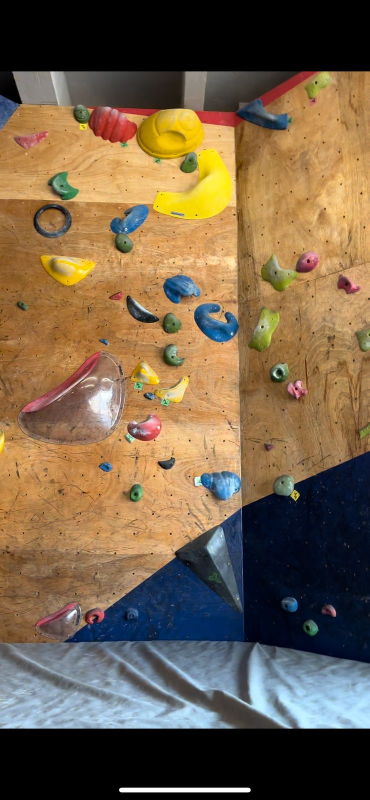
#> input picture input_images/foto_19.jpg, 739 x 1600 px, found by its file name (shown at 1/2 size)
$ python teste.py   (older library calls are emulated)
#> lines starting #> are read from the running program, lines starting #| are printed output that depends on the picture
import cv2
import numpy as np
import matplotlib
matplotlib.use('TkAgg')
import matplotlib.pyplot as plt
from math import pi
import os

# Cria uma imagem de teste simples - um quadrado branco em fundo preto
imagem = np.zeros((200, 200), dtype=np.float32)
imagem[50:150, 50:150] = 1.0

# Definindo os parametros do filtro de Gabor
# thetas = [0, pi/4, pi/2, 3 * (pi / 4)]  # Orientacoes
thetas = [0]  # Orientacoes
psis = [0]  # Fases
lambdas = [1, 2, 4, 8, 16, 32, 64, 128, 256]  # Comprimentos de onda
sigma = 5.0  # Desvio padrao da gaussiana
gamma = 0.5  # Relacao de aspecto espacial

# Funcao para aplicar o filtro de Gabor e retornar a resposta
def aplicar_gabor(img, theta, psi, lambd, sigma, gamma):
    # Cria o kernel do filtro de Gabor
    kernel = cv2.getGaborKernel(
        (31, 31),  # Tamanho do kernel
        sigma,     # Desvio padrao
        theta,     # Orientacao
        lambd,     # Comprimento de onda
        gamma,     # Relacao de aspecto
        psi,       # Fase
        ktype=cv2.CV_32F
    )

    # Normaliza o kernel para visualizacao
    kernel_normalizado = kernel / kernel.max()

    # Aplica o filtro na imagem
    imagem_filtrada = cv2.filter2D(img, cv2.CV_32F, kernel)

    return kernel_normalizado, imagem_filtrada

# Cria a pasta para salvar as imagens, se não existir
if not os.path.exists("imagens_filtro"):
    os.makedirs("imagens_filtro")

if not os.path.exists("kernels"):
    os.makedirs("kernels")

# Para cada combinacao de parametros, aplica o filtro e salva os resultados
for i, theta in enumerate(thetas):
    for j, psi in enumerate(psis):
        for k, lambd in enumerate(lambdas):
            # Aplica o filtro de Gabor
            kernel, filtrada = aplicar_gabor(imagem, theta, psi, lambd, sigma, gamma)

            # Salva o kernel do filtro
            plt.figure(figsize=(8, 8))
            plt.imshow(kernel, cmap='gray')
            plt.title(f'Kernel - theta={theta:.2f}, psi={psi:.2f}, lambda={lambd}')
            plt.axis('off')
            plt.savefig(f'kernels/kernel_theta_{theta:.2f}_psi_{psi:.2f}_lambda_{lambd}.png')
            plt.close()

# Versao alternativa usando uma imagem real
# Carrega uma imagem real em escala de cinza
imagem_real = cv2.imread('cropped_images/foto_19.jpg', cv2.IMREAD_GRAYSCALE)
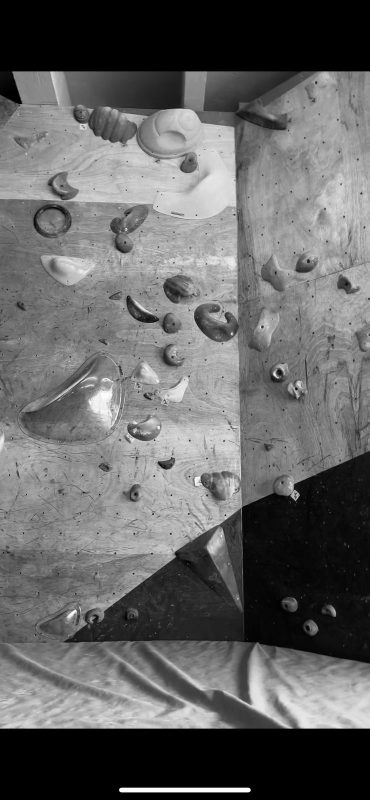
#> imagem_real: shape (1600, 739) (shown at 1/2 size); min 0, max 255, mean 101.6
if imagem_real is not None:
    # Redimensiona para um tamanho adequado
    imagem_real = cv2.resize(imagem_real, (200, 200))
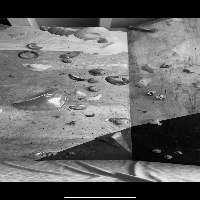
#> imagem_real: shape (200, 200); min 0, max 255, mean 101.3
    imagem_real = imagem_real.astype(np.float32) / 255.0  # Normaliza para [0,1]

    # Salva a imagem original real
    plt.figure(figsize=(8, 8))
    plt.imshow(imagem_real, cmap='gray')
    plt.title('Imagem Original Real')
    plt.axis('off')
    plt.savefig('imagens_filtro/imagem_real_original.png')
    plt.close()

    # Para cada combinacao de parametros, aplica o filtro e salva os resultados
    for i, theta in enumerate(thetas):
        for k, lambd in enumerate(lambdas):
            # Usa apenas psi = 0 para simplificar a visualizacao
            psi = 0

            # Aplica o filtro de Gabor
            kernel, filtrada = aplicar_gabor(imagem_real, theta, psi, lambd, sigma, gamma)

            # Salva a imagem filtrada
            plt.figure(figsize=(8, 8))
            plt.imshow(filtrada, cmap='gray')
            plt.title(f'Imagem Filtrada - theta={theta:.2f}, lambda={lambd}')
            plt.axis('off')
            plt.savefig(f'imagens_filtro/filtrada_real_theta_{theta:.2f}_lambda_{lambd}.png')
            plt.close()
#> this loop made 1 pass
#> pass 1, in aplicar_gabor (call 10), `imagem_filtrada = cv2.filter2D(img, cv2.CV_32F, kernel)`:
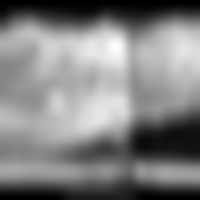
#> imagem_filtrada: shape (200, 200) float32; min -1.8e-14, max 216.7, mean 109.5; drawn with min black and max white
#> pass 1, in aplicar_gabor (call 11), `imagem_filtrada = cv2.filter2D(img, cv2.CV_32F, kernel)`:
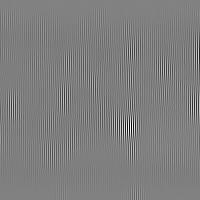
#> imagem_filtrada: shape (200, 200) float32; min -2.85, max 2.74, mean -0.0693; drawn with min black and max white
#> pass 1, `plt.savefig(f'imagens_filtro/filtrada_real_theta_{theta:.2f}_lambda_{l..`:
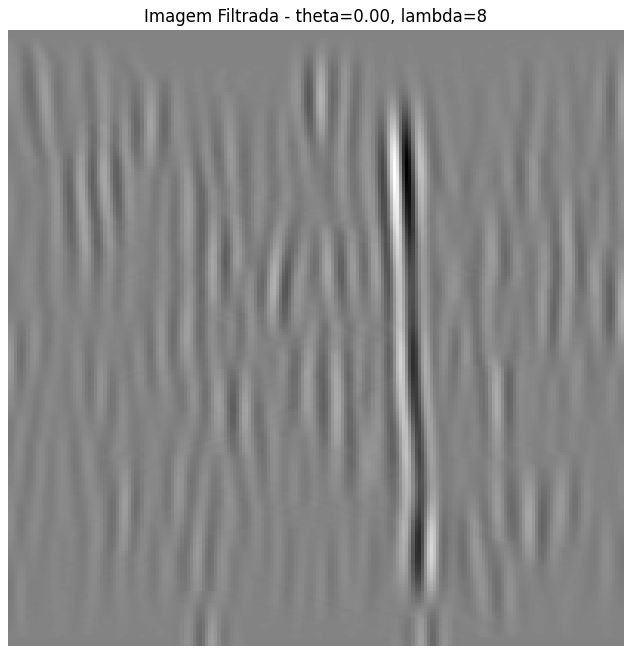
#> figure drawn by matplotlib, 1 panel
#> pass 1, `plt.savefig(f'imagens_filtro/filtrada_real_theta_{theta:.2f}_lambda_{l..`:
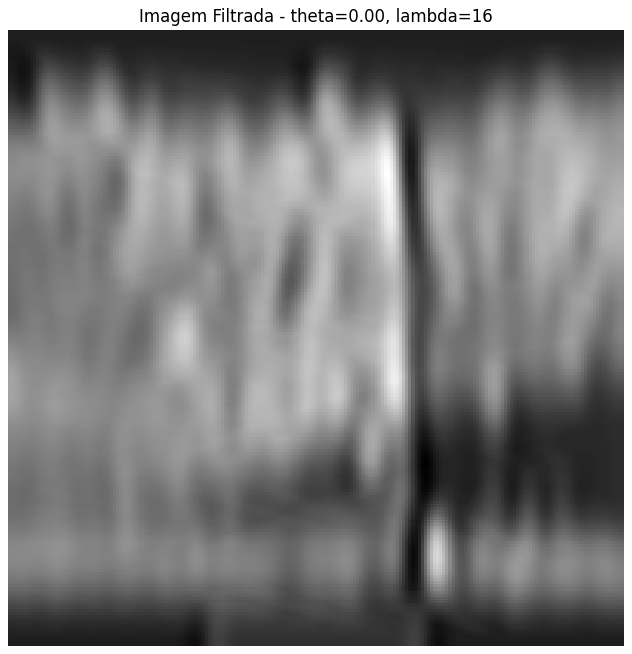
#> figure drawn by matplotlib, 1 panel
#> pass 1, `plt.savefig(f'imagens_filtro/filtrada_real_theta_{theta:.2f}_lambda_{l..`:
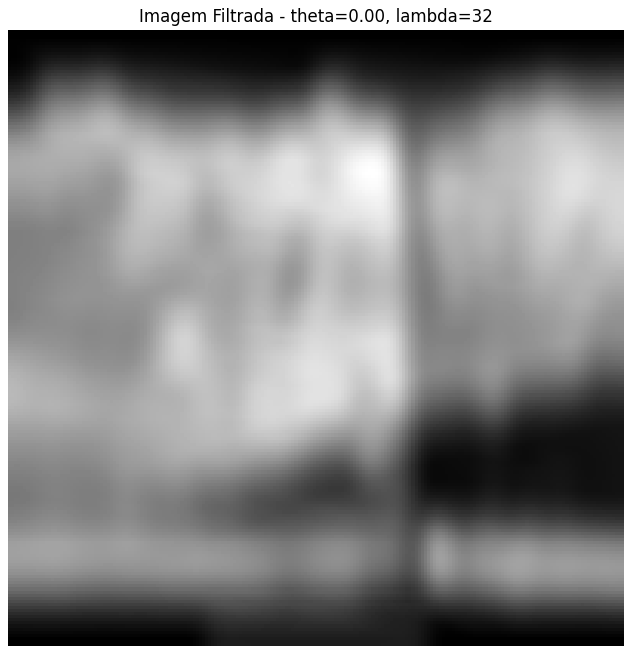
#> figure drawn by matplotlib, 1 panel

else:
    print("Para executar o segundo exemplo, substitua 'cropped_images/foto_19.jpg' por um caminho válido.")

$ run again, with input_images/foto_0.jpg copied over input_images/foto_19.jpg
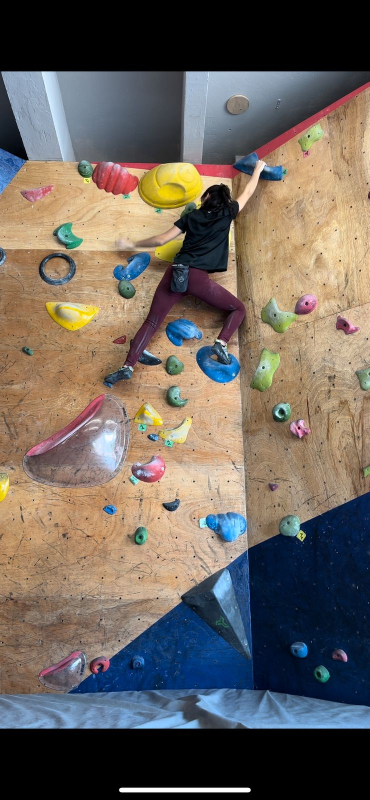
#> input picture input_images/foto_0.jpg, 739 x 1600 px, found by its file name (shown at 1/2 size)
#> the loop `for i, theta in enumerate(thetas):` made 1 pass
#> pass 1, in aplicar_gabor (call 11), `imagem_filtrada = cv2.filter2D(img, cv2.CV_32F, kernel)`:
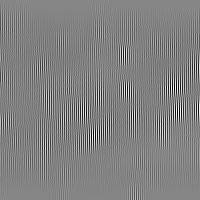
#> imagem_filtrada: shape (200, 200) float32; min -1.97, max 1.77, mean -0.0689; drawn with min black and max white
#> pass 1, `plt.savefig(f'imagens_filtro/filtrada_real_theta_{theta:.2f}_lambda_{l..`:
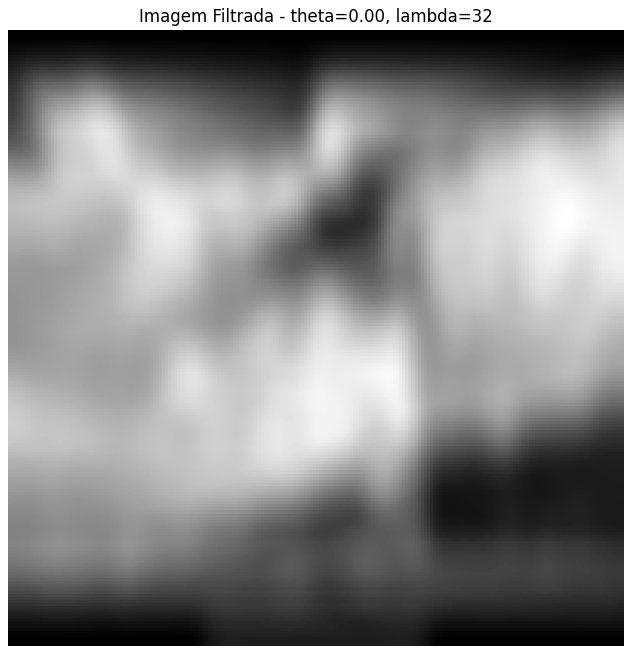
#> figure drawn by matplotlib, 1 panel

$ run again, with input_images/foto_1.jpg copied over input_images/foto_19.jpg
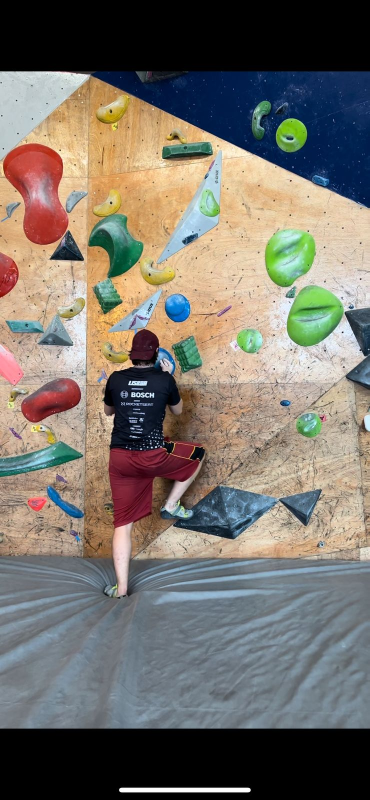
#> input picture input_images/foto_1.jpg, 739 x 1600 px, found by its file name (shown at 1/2 size)
#> the loop `for i, theta in enumerate(thetas):` made 1 pass
#> pass 1, in aplicar_gabor (call 11), `imagem_filtrada = cv2.filter2D(img, cv2.CV_32F, kernel)`:
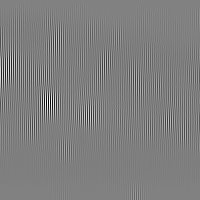
#> imagem_filtrada: shape (200, 200) float32; min -3.66, max 3.53, mean -0.0777; drawn with min black and max white
#> pass 1, `plt.savefig(f'imagens_filtro/filtrada_real_theta_{theta:.2f}_lambda_{l..`:
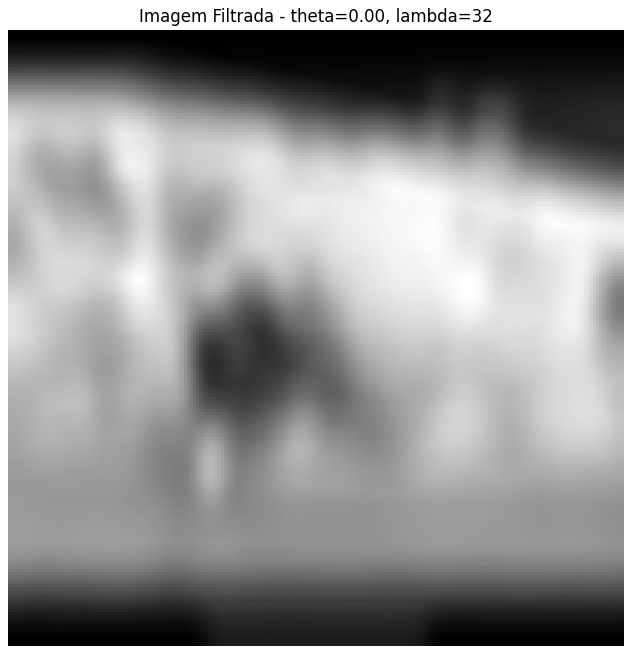
#> figure drawn by matplotlib, 1 panel

$ run again, with input_images/foto_10.jpg copied over input_images/foto_19.jpg
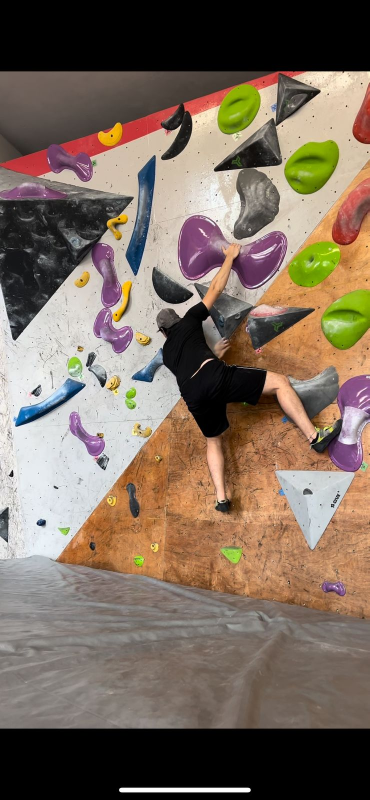
#> input picture input_images/foto_10.jpg, 739 x 1600 px, found by its file name (shown at 1/2 size)
#> the loop `for i, theta in enumerate(thetas):` made 1 pass
#> pass 1, `plt.savefig(f'imagens_filtro/filtrada_real_theta_{theta:.2f}_lambda_{l..`:
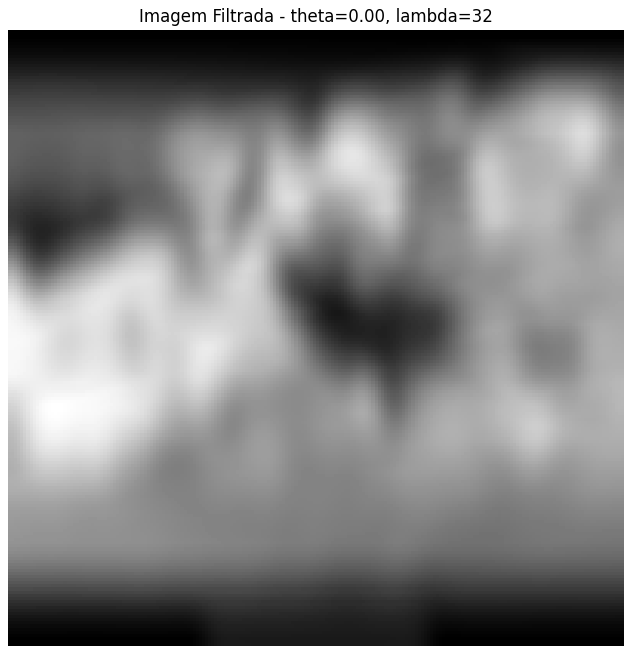
#> figure drawn by matplotlib, 1 panel
